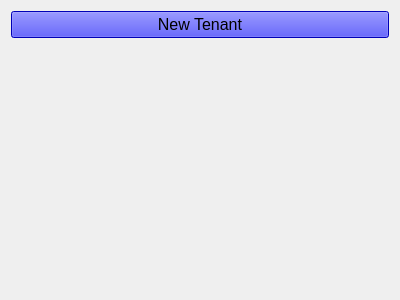
<?xml version="1.0" encoding="UTF-8"?>
<ui version="4.0">
 <class>W_Tenant_Manager</class>
 <widget class="QWidget" name="W_Tenant_Manager">
  <property name="geometry">
   <rect>
    <x>0</x>
    <y>0</y>
    <width>400</width>
    <height>300</height>
   </rect>
  </property>
  <property name="windowTitle">
   <string>Form</string>
  </property>
  <layout class="QVBoxLayout" name="verticalLayout_2">
   <item>
    <widget class="QPushButton" name="b_new">
     <property name="font">
      <font>
       <pointsize>12</pointsize>
      </font>
     </property>
     <property name="styleSheet">
      <string notr="true">background-color: blue</string>
     </property>
     <property name="text">
      <string>New Tenant</string>
     </property>
     <property name="icon">
      <iconset resource="../resources/icons.qrc">
       <normaloff>:/assets/vcs-added.svg</normaloff>:/assets/vcs-added.svg</iconset>
     </property>
    </widget>
   </item>
   <item>
    <widget class="W_Tile_View" name="tile_view" native="true"/>
   </item>
  </layout>
 </widget>
 <customwidgets>
  <customwidget>
   <class>W_Tile_View</class>
   <extends>QWidget</extends>
   <header>w_tile_view.h</header>
   <container>1</container>
  </customwidget>
 </customwidgets>
 <resources>
  <include location="../resources/icons.qrc"/>
 </resources>
 <connections/>
</ui>
